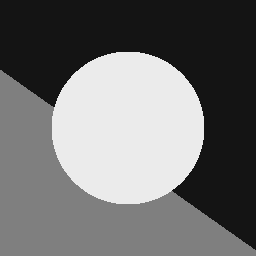
%> input picture Matlab/backward_transform/test.png, 256 x 256 px
$ octave test_wavelet.m   (GNU Octave 9; MATLAB toolbox functions it lacks are replaced by stand-ins)
%> lines starting %> are read from the running program, lines starting %| are printed output that depends on the picture
### Matlab/backward_transform/wavelet_reconstruct/dwt_haar_2d.m
function  y = dwt_haar_2d(x , colum , row , scale, dir)

    y=x;
    if(dir == 1)		%perform forward haar transform
        for j=1:scale
            for i=1:row	%for every row
                    x0 = x(i , :)';
                    x(i , 1:colum / 2) = (x0(1:2:end , :) + x0(2:2:end , :))  /  sqrt(2);
                    x(i , colum / 2+1:colum) = (x0(1:2:end , :) - x0(2:2:end , :))  /  sqrt(2);
            end
            for i=1:colum	%for every colum
                    x0 = x(: , i);
                    x(1:row / 2 , i) = (x0(1:2:end , :) + x0(2:2:end , :))  /  sqrt(2);
                    x(row / 2+1:row , i) = (x0(1:2:end , :) - x0(2:2:end , :))  /  sqrt(2);
            end
            y(row / 2+1:row , 1:colum)=x(row / 2+1:row , 1:colum);
            y(1:row / 2 , colum / 2+1:colum)=x(1:row / 2 , colum / 2+1:colum);
            x=x(1:row / 2 , 1:colum / 2);
            colum=colum / 2;
            row=row / 2;
        end
        y(1:row , 1:colum)=x;
    else				%perform backward haar transform
        for j = log2(colum) - scale : log2(colum) - 1
            for i=1:2^(j+1)	%for every colum
                x0 = y(: , i)';
                n = 2^j;
                y0 = zeros(1, 2*n);
                coarse = x0(1 : n);
                fine = x0(n + 1 : 2 * n);
                y0(1 : 2 : 2^(j + 1)) = (coarse + fine) / sqrt(2);
                y0(2 : 2 : 2^(j + 1)) = (coarse - fine) / sqrt(2);
                y(1 : 2*n, i) = y0';
            end
            for k = 1:2^(j+1)       %for every row
                x0 = y(k , :);
                n = 2^j;
                y0 = zeros(1, 2*n);
                coarse = x0(1 : n);
                fine = x0(n + 1 : 2 * n);
                y0(1 : 2 : 2^(j + 1)) = (coarse + fine) / sqrt(2);
                y0(2 : 2 : 2^(j + 1)) = (coarse - fine) / sqrt(2);
                y(k, 1 : 2*n) = y0;
            end
        end
    end
end

### Matlab/backward_transform/wavelet_reconstruct/test_wavelet.m
clc
clear all
close all

M = imread('test.png');
%> M is the input picture: size 256x256 uint8; min 20, max 235, mean 111.8
M = double(M);
%> M: size 256x256 double
% perform the wavelet transform
nx = length(M);
%> nx = 256
ny = length(M);
%> ny = 256
width = nx;
%> width = 256
Jmin = 7;
dir = -1;
scale = log2(nx) - Jmin;
%> scale = 1
MW = dwt_haar_2d(M,nx,ny,scale, 1);
%> after the loop in dwt_haar_2d, `for j=1:scale`:
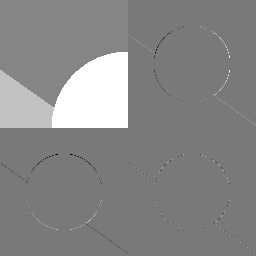
%> y: size 256x256 double; min -215, max 235, mean 23.5; drawn with min black and max white
%> in dwt_haar_2d, `y(1:row , 1:colum)=x;`:
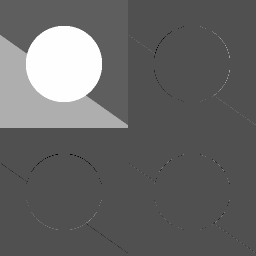
%> y: size 256x256 double; min -215, max 470, mean 55.9; drawn with min black and max white
reconstruct = dwt_haar_2d(MW,width,width,scale, dir);
subplot(1,2,1), imshow(M,[]); title('origin image');
subplot(1,2,2), imshow(reconstruct,[]); title('wavelet reconstruct image');
